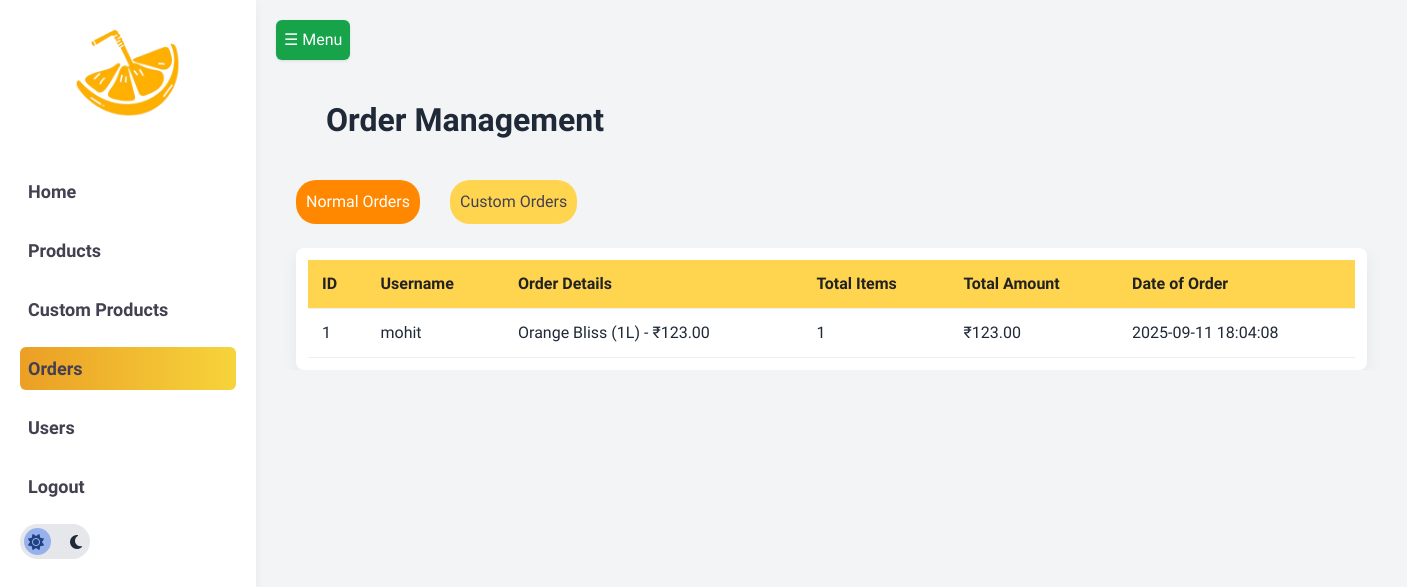
The app's page /order.php with its own data.
### tables this page shows
CREATE TABLE `orders` (
  `order_id` int(11) NOT NULL,
  `user_id` int(11) NOT NULL,
  `order_details` text DEFAULT NULL,
  `total_items` int(11) NOT NULL,
  `total_amount` decimal(10,2) NOT NULL,
  `order_date` timestamp NOT NULL DEFAULT current_timestamp()
);

CREATE TABLE `users` (
  `id` int(11) NOT NULL,
  `username` varchar(100) NOT NULL,
  `email` varchar(150) NOT NULL,
  `password` varchar(255) NOT NULL
);

### order.php (the view, shortened to what this page needs)
<?php
$current_page = basename($_SERVER['PHP_SELF']);
?>
<!DOCTYPE html>
<html lang="en">
<head>
    <link rel="stylesheet" href="https://cdnjs.cloudflare.com/ajax/libs/font-awesome/6.4.0/css/all.min.css">
    <link rel="stylesheet" href="https://cdn.jsdelivr.net/npm/@flaticon/flaticon-uicons/css/all/all.css">
    <link rel="stylesheet" href="orderstyle.css">
</head>
<body>
    <div class="flex">
        <div class="sidebar" id="sidebar">
            <div class="logo-container">
                <img src="images/logo.png" alt="logo">
            </div>
            <nav class="nav-links">
                <a href="dashboard.php" class="nav-link <?= ($current_page == 'dashboard.php') ? 'active' : '' ?>">Home</a>
                <a href="adproduct.php" class="nav-link <?= ($current_page == 'adproduct.php') ? 'active' : '' ?>">Products</a>
                <a href="admin_custom_juice.php" class="nav-link <?= ($current_page == 'admin_custom_juice.php') ? 'active' : '' ?>">Custom Products</a>
                <a href="order.php" class="nav-link <?= ($current_page == 'order.php') ? 'active' : '' ?>">Orders</a>
                <a href="customer.php" class="nav-link <?= ($current_page == 'customer.php') ? 'active' : '' ?>">Users</a>
                <a href="logout.php" class="nav-link logout">Logout</a>
                <div class="theme-toggle">
                    <label for="themeSwitch" class="toggle">
                        <span class="toggle-icons">
                            <i class="fas fa-sun"></i>
                            <i class="fas fa-moon"></i>
                        </span>
                    </label>
                </div>
            </nav>
        </div>
        <div class="main-content" id="mainContent">
            <button class="openbtn" onclick="toggleSidebar()">☰ Menu</button>
            <h2>Order Management</h2>
            <div class="order-buttons" role="tablist" aria-label="Order Views">
                <button id="btnNormal" class="toggle-btn active" data-target="normal">Normal Orders</button>
                <button id="btnCustom" class="toggle-btn" data-target="custom">Custom Orders</button>
            </div>
            <div class="slider">
                <div class="tables-container" id="tablesContainer">
                    <div class="pane" id="normalPane" role="tabpanel" aria-labelledby="btnNormal">
                        <div class="table-card">
                            <table class="orders-table">
                                <thead>
                                    <tr>
                                        <th>ID</th>
                                        <th>Username</th>
                                        <th>Order Details</th>
                                        <th>Total Items</th>
                                        <th>Total Amount</th>
                                        <th>Date of Order</th>
                                    </tr>
                                </thead>
                                <tbody>
                                    <?php
                                    include 'config.php';
                                    $query = "SELECT o.order_id AS order_id, u.username, o.order_details, o.total_items, o.total_amount, o.order_date
          FROM orders o
          JOIN users u ON u.id = o.user_id
          ORDER BY o.order_date DESC";
                                    $result = mysqli_query($conn, $query);
                                    if ($result && mysqli_num_rows($result) > 0) {
                                        while ($row = mysqli_fetch_assoc($result)) {
                                            $items = json_decode($row['order_details'], true);
                                            echo "<tr>";
                                            echo "<td>" . htmlspecialchars($row['order_id']) . "</td>";
                                            echo "<td>" . htmlspecialchars($row['username']) . "</td>";
                                            echo "<td>";
                                            if (is_array($items) && count($items) > 0) {
                                                foreach ($items as $item) {
                                                    $name = htmlspecialchars($item['name'] ?? 'Unnamed Item');
                                                    $package = htmlspecialchars($item['package'] ?? ($item['package_name'] ?? 'N/A'));
                                                    if (isset($item['price'])) {
                                                        $priceText = "₹" . number_format((float)$item['price'], 2);
                                                    } elseif (isset($item['amount'])) {
                                                        $priceText = "₹" . number_format((float)$item['amount'], 2);
                                                    } else {
                                                        $priceText = "-";
                                                    }
                                                    echo "{$name} ({$package}) - {$priceText}<br>";
                                                }
                                            } else {
                                                echo "No items";
                                            }
                                            echo "</td>";
                                            echo "<td>" . htmlspecialchars($row['total_items']) . "</td>";
                                            echo "<td>₹" . htmlspecialchars(number_format((float)$row['total_amount'], 2)) . "</td>";
                                            echo "<td>" . htmlspecialchars($row['order_date']) . "</td>";
                                            echo "</tr>";
                                        }
                                    } else {
                                        echo '<tr><td colspan="6">No normal orders found.</td></tr>';
                                    }
                                    ?>
                                </tbody>
                            </table>
                        </div>
                    </div>
                </div>
            </div>
        </div>
</body>
</html>

### orderstyle.css (style rules this page uses)
* { font-family: 'Urbanist', sans-serif; }
body { background: #f3f4f6; color: #1f2937; transition: background 0.3s, color 0.3s; }
.sidebar { width: 16rem; background: #FFFFFF; height: 100vh; padding: 1.25rem; display: flex; flex-direction: column; box-shadow: 0 4px 10px rgba(0, 0, 0, 0.05); transition: width 0.3s; overflow-x: hidden; position: fixed; z-index: 10; }
.logo-container { display: flex; align-items: center; justify-content: center; margin-bottom: 50px; }
.logo-container img { height: 100px; width: 110px; }
.nav-links { display: flex; flex-direction: column; gap: 1rem; }
.nav-link { font-size: 1.125rem; font-weight: 600; color: #444050; padding: 0.5rem; border-radius: 0.375rem; transition: background-color 0.3s ease; }
.nav-link.active { background: linear-gradient(to right, #eb9f25, #f6d43b); color: #444050; }
.theme-toggle { display: flex; align-items: center; }
.toggle { width: 70px; height: 35px; background: #e5e7eb; border-radius: 35px; position: relative; cursor: pointer; transition: background 0.3s ease; display: flex; align-items: center; justify-content: space-between; padding: 0 8px; }
.toggle-icons { width: 100%; display: flex; justify-content: space-between; align-items: center; font-size: 16px; color: #1f2937; }
.toggle::after { content: ""; position: absolute; top: 4px; left: 4px; width: 27px; height: 27px; background: #2564eb69; border-radius: 50%; transition: transform 0.3s ease; }
.toggle-btn { background: #FFD54F; border: none; cursor: pointer; font-size: 1.0rem; color: #444050; padding: 10px; margin-bottom: 1rem; border-radius: 20px; margin-left: 20px; }
.toggle-btn.active { background: #ff8800; color: #fff; }
.main-content { margin-left: 16rem; padding: 20px; transition: margin-left .3s ease, width 0.3s ease; min-height: 100vh; }
.openbtn { color: white; background-color: #16a34a; padding: 0.5rem; border-radius: 0.375rem; box-shadow: 0 1px 3px rgba(0, 0, 0, 0.1); margin-bottom: 1rem; position: relative; z-index: 40; }
h2 { padding: 20px; margin-left: 30px; font-size: 32px; font-weight: 700; }
.order-buttons { display: flex; gap: 10px; margin: 16px 0 8px 0; position: relative; z-index: 60; }
.slider { width: 100%; overflow: hidden; position: relative; margin-top: 8px; z-index: 10; }
.tables-container { display: flex; width: 200%; transition: transform 0.55s cubic-bezier(.2, .9, .2, 1); will-change: transform; position: relative; z-index: 1; }
.pane { width: 50%; padding: 0 20px; box-sizing: border-box; flex-shrink: 0; display: flex; justify-content: center; }
.table-card { width: 100%; max-width: 1200px; background: #fff; border-radius: 8px; box-shadow: 0 6px 18px rgba(16, 24, 40, 0.06); padding: 12px; overflow: auto; }
.orders-table { width: 100%; border-collapse: collapse; font-size: 16px; }
.orders-table th, .orders-table td { padding: 12px 14px; border-bottom: 1px solid #eee; vertical-align: top; text-align: left; }
.orders-table thead th { background: #FFD54F; color: #222; font-weight: 700; }

### records on screen
orders: order_id "1", user.username "mohit", name "Orange Bliss", package "1L", priceText "₹123.00", total_items "1", total_amount "123.00", order_date "2025-09-11 18:04:08"
